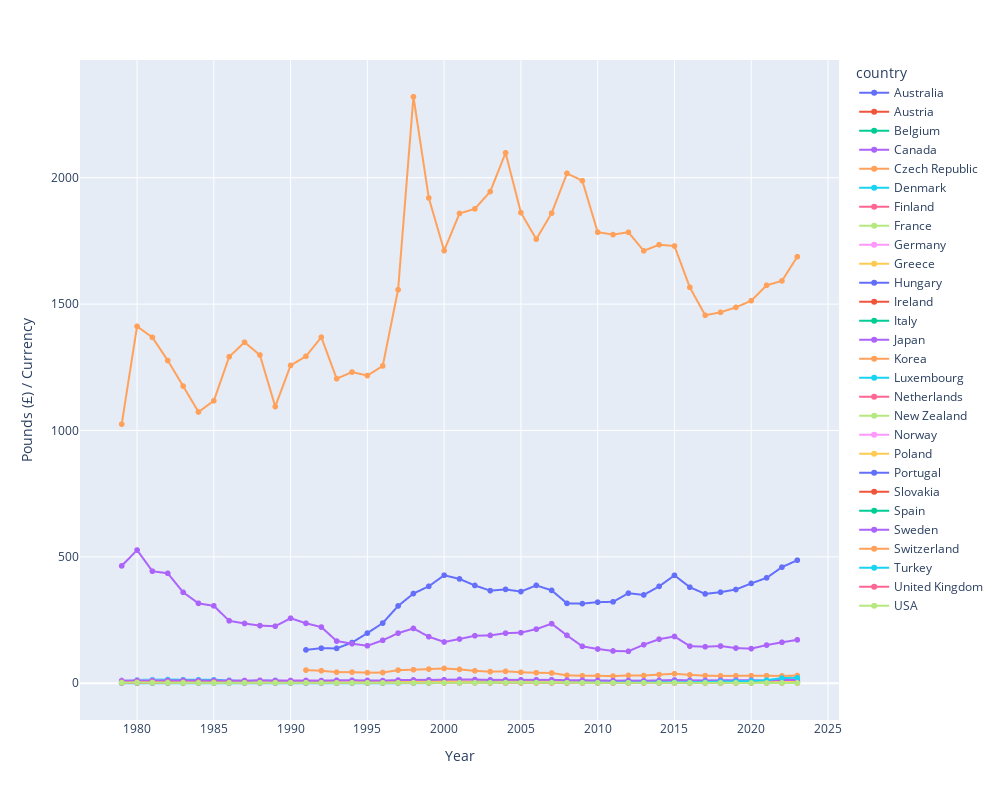

Notebook source saved alongside this figure:
### Code cell
sheet_name = 'Exchange rates'

df = sheets[sheet_name].copy()
df = get_data_from_sheet_df(df, anchor_text='Source', anchor_col_iloc=0)
exchange_df = df.copy()
exchange_df = melt_exchange_df(exchange_df)

#mock a 2023 for now
# - grab from API eventually
new_exchange_data = exchange_df[exchange_df['Year']==2022].copy()
new_exchange_data['Year'] = 2023
new_exchange_data['value'] = new_exchange_data['value']*1.06 #some inflation
exchange_df = pd.concat([exchange_df,new_exchange_data])
#export
export_exchange_raw_dataset(exchange_df,  export_dir, source_dirname='oecd', printer=print)
print(f"- successfully exported exchange rate data")

#visualize
fig = px.line(
    exchange_df, 
    x="Year", y="value", 
    color='country',
    labels= {
        'value' : 'Pounds (£) / Currency'
    },
    height=800, width=1000,
    markers=True,
)
display(fig)
